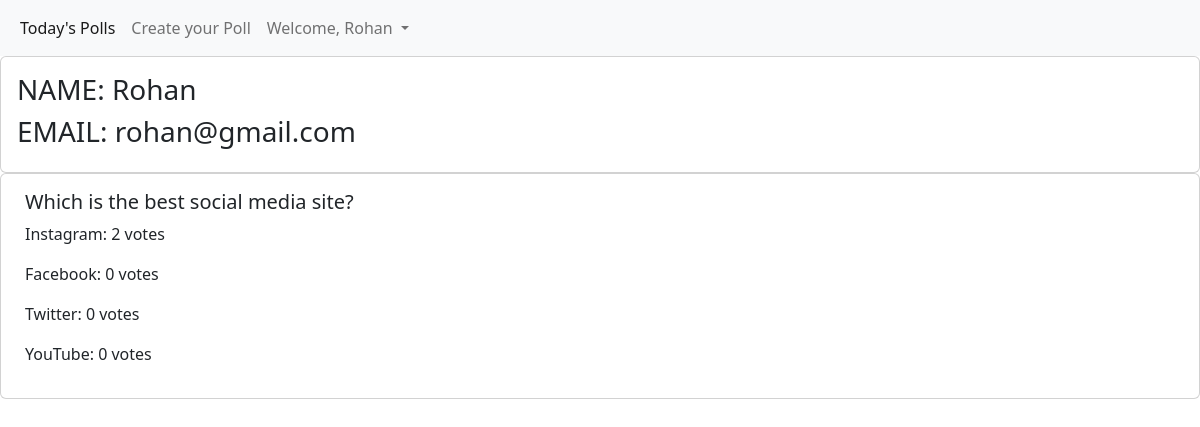
The app's page /poll/result (signed in) with its own data.
### poll/models.py (models this page shows)
class Poll(models.Model):
    userid = models.ForeignKey(User, on_delete=models.DO_NOTHING)
    question = models.TextField()
    option_one = models.CharField(max_length=30)
    option_two = models.CharField(max_length=30)
    option_three = models.CharField(max_length=30)
    option_four = models.CharField(max_length=30)
    option_one_count = models.IntegerField(default=0)
    option_two_count = models.IntegerField(default=0)
    option_three_count = models.IntegerField(default=0)
    option_four_count = models.IntegerField(default=0)

### poll/views.py (the view)
# urls.py: path('result', views.result, name='result'),
def result(request):
    user = User.objects.get(username = request.user)
    poll = Poll.objects.filter(userid = request.user)
    context={
        "user" : user,
        "poll" : poll
    }
    return render(request, 'poll/profile.html' , context)

### templates/poll/profile.html (shortened to what this page needs)
{% extends 'base.html' %}
{% block content %}
<nav class="navbar navbar-expand-lg navbar-light bg-light">
    <div class="container-fluid">
      <div class="collapse navbar-collapse" id="navbarSupportedContent">
        <ul class="navbar-nav me-auto mb-2 mb-lg-0">
          <li class="nav-item">
            <a class="nav-link active" aria-current="page" href="{% url 'home' %}">Today's Polls</a>
          </li>
          <li class="nav-item">
            <a class="nav-link" href="{% url 'create' %}">Create your Poll</a>
          </li>
          <li class="nav-item dropdown">
            <a class="nav-link dropdown-toggle" href="#" id="navbarDropdown" role="button" data-bs-toggle="dropdown" aria-expanded="false">
                Welcome, {{user.username}}
            </a>
          </li>
        </ul>
      </div>
    </div>
</nav>
<div class="card">
    <div class="card-body">
        <h3>NAME: {{user.first_name}}</h3>
        <h3>EMAIL: {{user.email}}</h3>
    </div>
</div>
{% for p in poll %}
    <div class="card px-4 py-3">
        <h5>{{p.question}}</h5>
        <p>{{p.option_one}}: {{p.option_one_count}} votes</p>
        <p>{{p.option_two}}: {{p.option_two_count}} votes</p>
        <p>{{p.option_three}}: {{p.option_three_count}} votes</p>
        <p>{{p.option_four}}: {{p.option_four_count}} votes</p>
    </div>
{% endfor %}
{% endblock content %}

### records on screen
Poll: question "Which is the best social media site?", option_one "Instagram", option_one_count "2", option_two "Facebook", option_two_count "0", option_three "Twitter", option_three_count "0", option_four "YouTube", option_four_count "0"

### other values on screen
{{ user.username }} "Rohan"
{{ user.first_name }} "Rohan"
{{ user.email }} "rohan@gmail.com"
